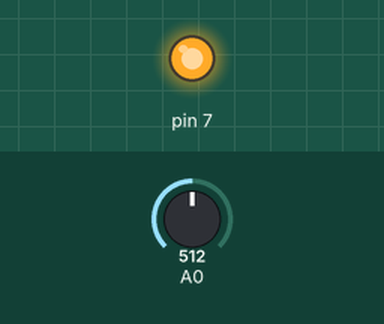
This sketch was run on a simulated Arduino Uno, built with avr-gcc and run on an emulated ATmega328P. Parts: output pins drawn as LEDs (lit = HIGH). The test bench sets the inputs (shaded band); at power-on: A0 = 512.

Above: at 0.8 s.
0.9 s: A0 set to 428
2.4 s: A0 set to 395
At 2.9 s:
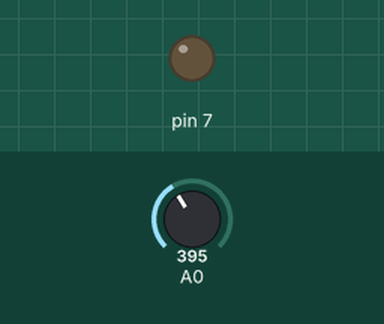
3.9 s: A0 set to 511
At 5.1 s:
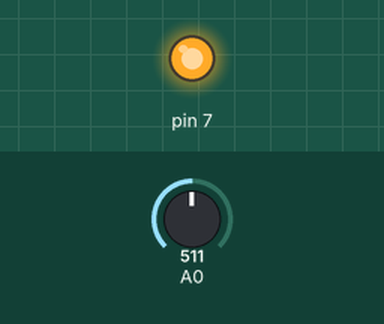
5.4 s: A0 set to 306
At 6.3 s:
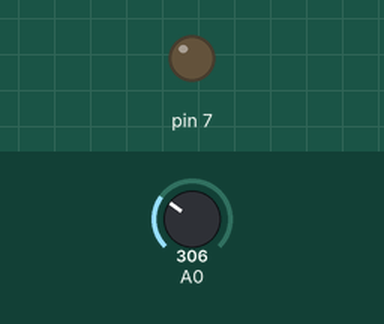
Timing chart, 0 to 7.9 s (numbered marks = the images above; inputs shaded):
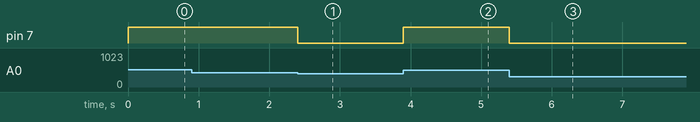

The sketch:

R11-EX1.ino
```cpp
void adc_init(void) {
    // Configura a tensão de referência para AVCC (5V)
    ADMUX = (1 << REFS0);

    // Prescaler de 128 (Velocidade de conversão)
    ADCSRA = (1 << ADEN) | (1 << ADPS2) | (1 << ADPS1) | (1 << ADPS0);
}

uint16_t adc_read(void) {
    ADCSRA |= (1 << ADSC);              // Inicia a conversão
    while (!(ADCSRA & (1 << ADIF)));     // Espera a conversão terminar
    ADCSRA |= (1 << ADIF);               // Limpa a flag ADIF (escrevendo 1)

    uint16_t adc_result = ADCL;
    adc_result |= (ADCH << 8);           // Junta ADCL e ADCH
    return adc_result;
}

int main(void) {
    DDRD |= (1<<PD7);
    PORTD = 0;
    uint16_t valorLido;
    unsigned long int aux;
    unsigned int tensao_mV; // tensão em milivolts

    adc_init(); // Inicializa o ADC

    while (1) {
        valorLido = adc_read(); // Lê o valor binário do ADC (0-1023)

        aux = valorLido * 5000UL; // Multiplica para converter em milivolts
        aux = aux / 1023;         // Divide por 1023
        tensao_mV = (unsigned int) aux; // Faz o cast para uint

        // Agora, tensao_mV contém a tensão em mV (de 0 a 5000 mV)

        if (tensao_mV>=2000)
        {
          PORTD |= (1<<PD7);
        }else{
          PORTD =0;
        }
    }
}
```

Measured:
- the behaviour switches between 410 and 409 on A0 (found by bisection; images 0 and 1)
- after the input at 0.9 s, every drawn part: stays the same
- after the input at 2.4 s, pin 7: HIGH → LOW at once
- after the input at 3.9 s, pin 7: LOW → HIGH at once
- after the input at 5.4 s, pin 7: HIGH → LOW at once
